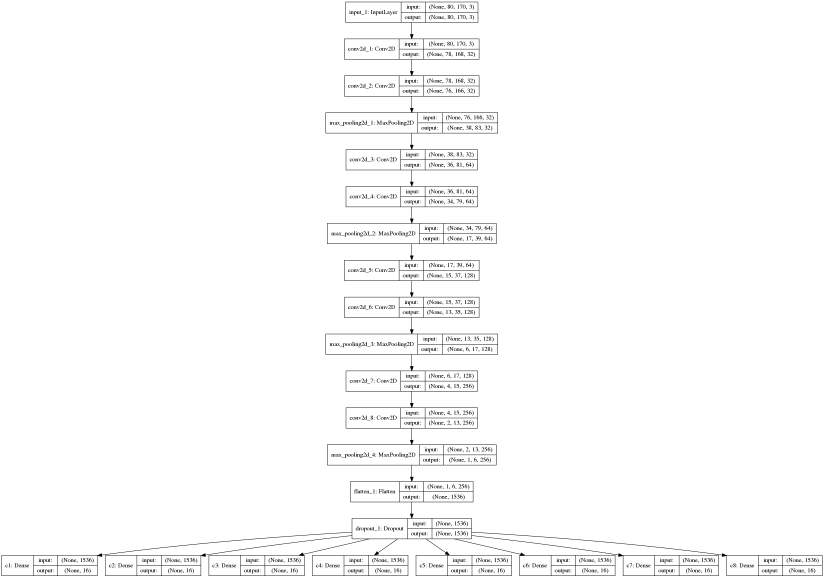
#> input picture model.png, 2472 x 1733 px (shown at 1/3 size)
$ python -i testArea.py   (imports and definitions only)   (older library calls are emulated)
#> lines starting #> are read from the running program, lines starting #| are printed output that depends on the picture; after the words box and inside, x2 and y2 are one past the last pixel; in counts of white or black regions, pixels touching at a corner belong together
#> further down, picture is the input picture: shape (1733, 2472); min 0, max 255, mean 250.4

# coding:utf8
import cv2
import numpy as np


def preprocess(gray):
    sobel = cv2.Sobel(gray, cv2.CV_8U, 1, 0, ksize=3)
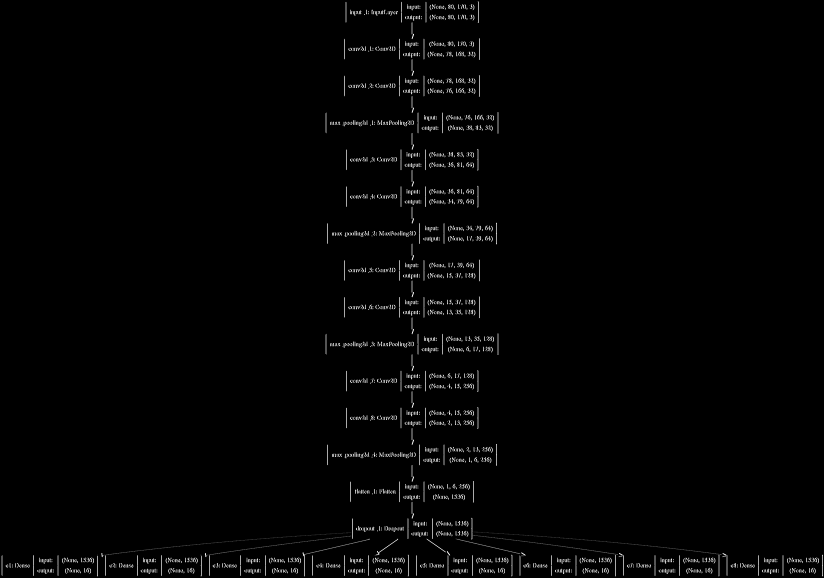
#> sobel: shape (1733, 2472) (shown at 1/3 size); min 0, max 255, mean 3.4
    ret, binary = cv2.threshold(sobel, 0, 255, cv2.THRESH_OTSU + cv2.THRESH_BINARY)
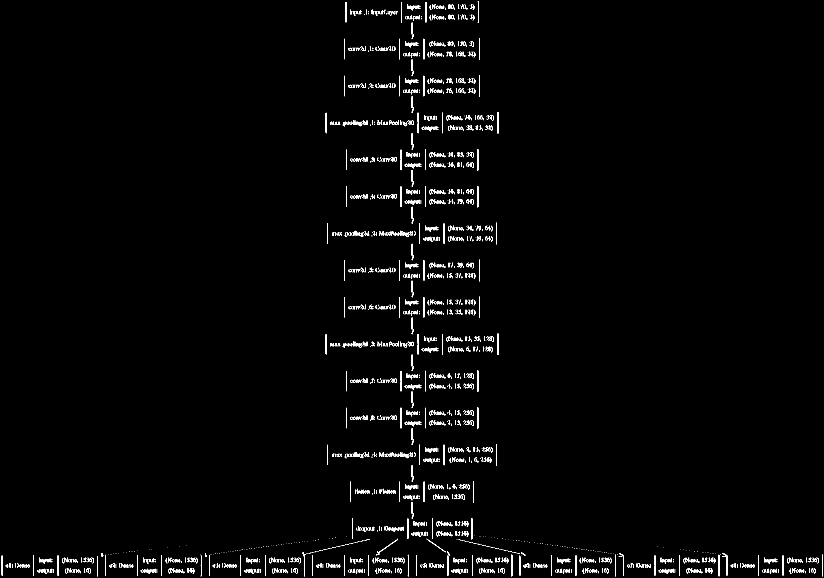
#> binary: shape (1733, 2472) (shown at 1/3 size); 1.3% white in thin lines or dots
#> ret = 120
    element1 = cv2.getStructuringElement(cv2.MORPH_RECT, (30, 9))
    element2 = cv2.getStructuringElement(cv2.MORPH_RECT, (24, 6))
    dilation = cv2.dilate(binary, element2, iterations=1)
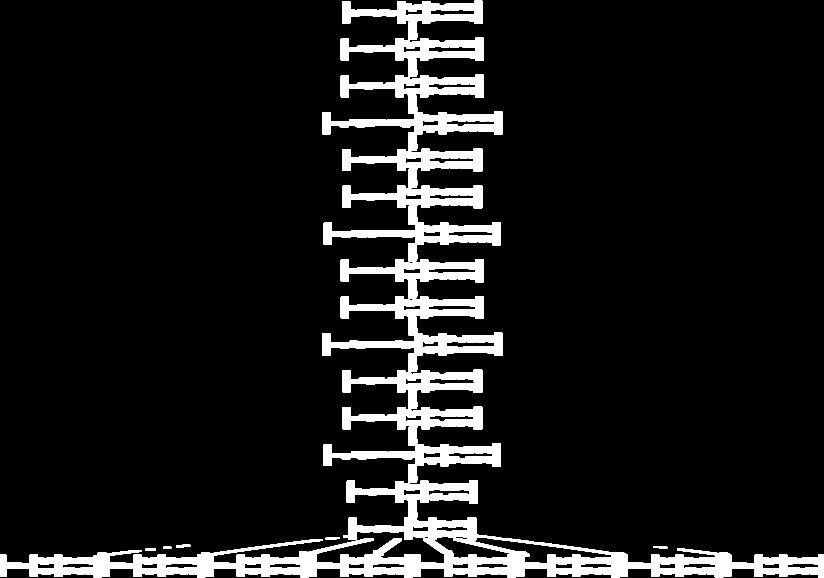
#> dilation: shape (1733, 2472) (shown at 1/3 size); 9.4% white; 16 white regions, largest, box (x1, y1, x2, y2) and area: (0, 1441, 2472, 1732) 153778, (966, 224, 1507, 452) 39049, (966, 888, 1507, 1116) 39033
    erosion = cv2.erode(dilation, element1, iterations=1)
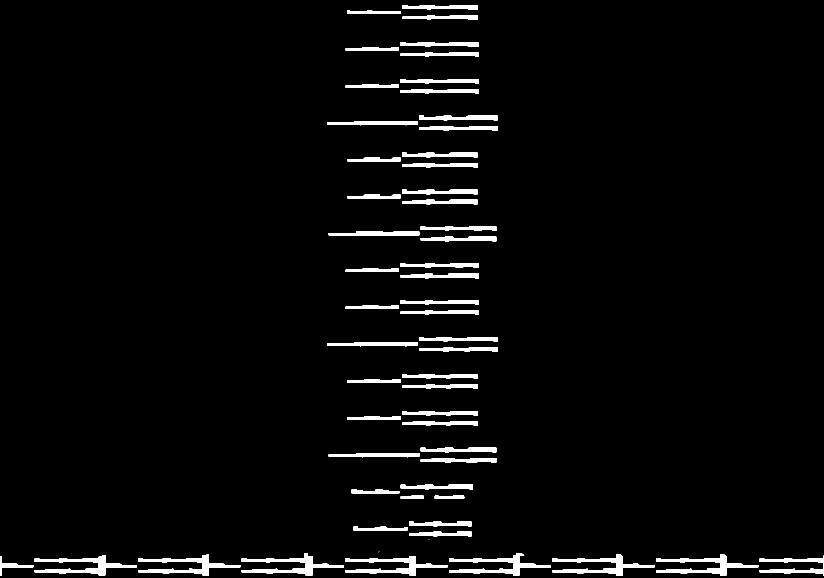
#> erosion: shape (1733, 2472) (shown at 1/3 size); 3.2% white; 57 white regions (2 under 20 px), largest, box (x1, y1, x2, y2) and area: (1347, 1659, 1653, 1726) 5772, (725, 1660, 1032, 1727) 5719, (1968, 1663, 2275, 1726) 5704
    dilation2 = cv2.dilate(erosion, element2, iterations=3)
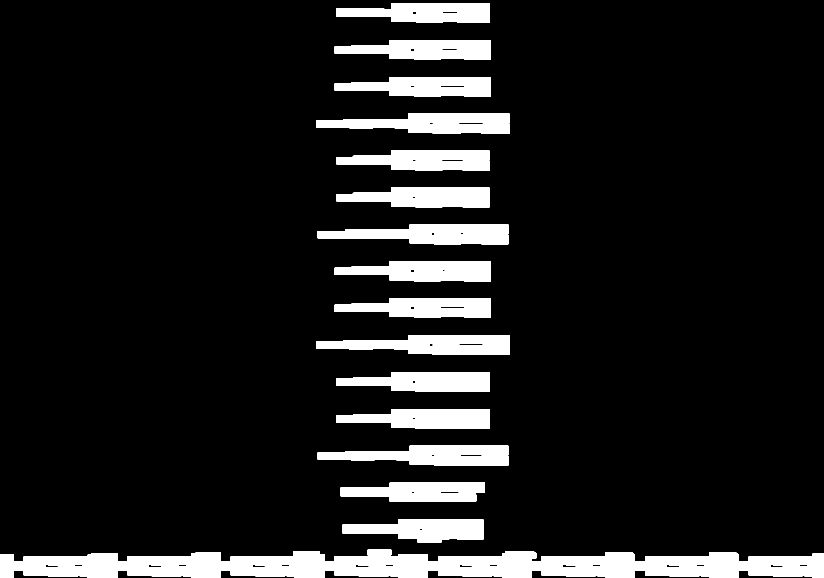
#> dilation2: shape (1733, 2472) (shown at 1/3 size); 11% white; 17 white regions, largest, box (x1, y1, x2, y2) and area: (0, 1653, 2472, 1733) 145883, (948, 1005, 1529, 1065) 24354, (948, 341, 1529, 401) 24232
    cv2.imwrite("binary.png", binary)
    cv2.imwrite("dilation.png", dilation)
    cv2.imwrite("erosion.png", erosion)
    cv2.imwrite("dilation2.png", dilation2)

    return dilation2


# [150 lines left out: functions findTextRegion, resize, expanderArea, detect, not called in this run]
        # [22 lines of commented-out code are left out]

def write_result(writer,str1):
    str1=writer.write(str(str1)+"\n")
    return str
# [18 lines not run here, left out]

>>> import cv2
>>> picture = cv2.imread('model.png', cv2.IMREAD_GRAYSCALE)
>>> result = preprocess(picture)
